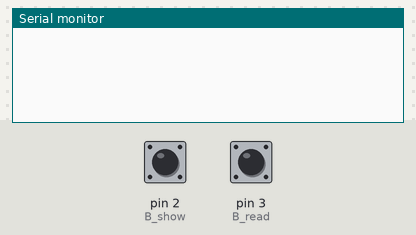
Bench run of a sketch on a simulated Arduino Uno, built with avr-gcc and run on an emulated ATmega328P. On the bench: the last lines printed to the serial monitor. The inputs (shaded band) are chosen by the test bench; at power-on: pin 2 (B_show) HIGH, pin 3 (B_read) HIGH. EEPROM starts erased.

Above: at 1.2 s.
1.3 s: pin 2 (B_show) pulled LOW for 0.15 s
At 2.4 s:
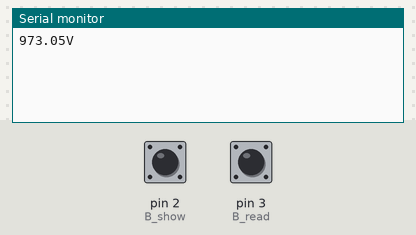
2.9 s: pin 3 (B_read) pulled LOW for 0.15 s
At 3.6 s:
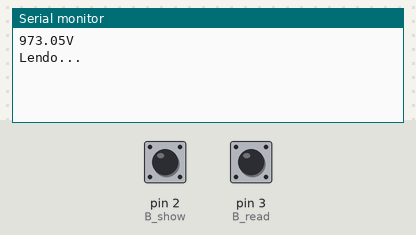
4.5 s: pin 2 (B_show) pulled LOW for 1 s
At 6.0 s:
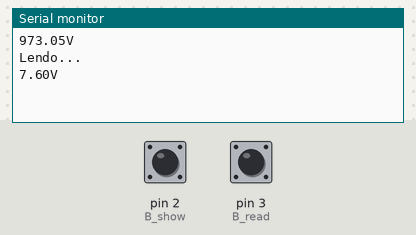

The sketch:

voltimetro.ino
```cpp
#include <EEPROM.h>

#define S_speed 9600
#define R1 100.0
#define R2 49.0
const int B_read = 3;
const int B_show = 2;

void setup() {
  pinMode(B_read, INPUT_PULLUP);
  pinMode(B_show, INPUT_PULLUP);
  Serial.begin (S_speed);
  analogReference (DEFAULT);
}

float real_value (float in_Ard) {
  return (R1 + R2) / R2 * in_Ard;
}

float signalTovoltage (float signl, float ref) {
  return ref * (float)signl / 1024.0;
}

void read_voltage() {
  int voltage, BL, BH;
  Serial.println ("Lendo...");
  voltage = analogRead (A0);
  BL = lowByte (voltage);
  BH = highByte (voltage);
  EEPROM.write (1, BL);
  EEPROM.write (2,BH);
}

float Show () {
  float stored;
  stored = word(EEPROM.read(2), EEPROM.read(1));
  stored = signalTovoltage (stored, 5);
  return real_value (stored);
}

void loop () {

  if (!digitalRead (B_show)){
    Serial.print (Show());
    Serial.println ("V");
    while(!digitalRead (B_show)) {}
  }

  if (!digitalRead (B_read)){
    read_voltage();
    while(!digitalRead (B_read)) {}
  }

}
```

Measured:
- after the input at 1.3 s, the serial monitor: prints a new line at once (image 1)
- after the input at 2.9 s, the serial monitor: prints a new line at once (image 2)
- after the input at 4.5 s, the serial monitor: prints a new line at once (image 3)
